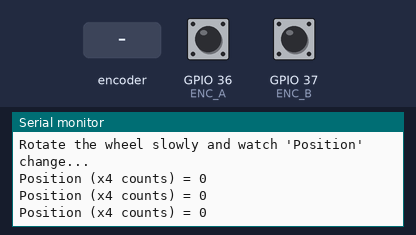
The sketch below on a simulated ESP32-S3. Parts: the last lines printed to the serial monitor. The test bench sets the inputs (shaded band); at power-on: GPIO 36 (ENC_A) HIGH, GPIO 37 (ENC_B) HIGH.

Above: at 2.2 s.
2.3 s: rotary encoder on GPIO 36 (ENC_A) / GPIO 37 (ENC_B) turned 1 step (first pin leading)
At 2.9 s:
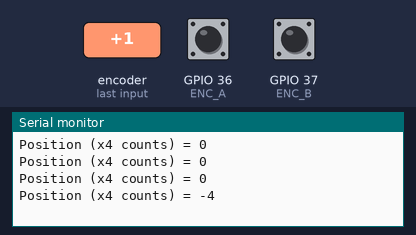
4.0 s: rotary encoder on GPIO 36 (ENC_A) / GPIO 37 (ENC_B) turned 1 step (first pin leading)
At 4.31 s:
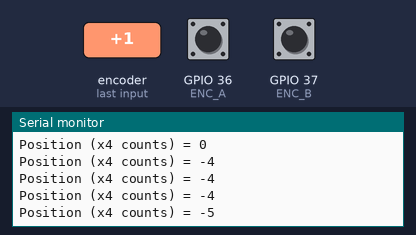
Timing chart, 0 to 7.0 s (numbered marks = the images above; inputs shaded):
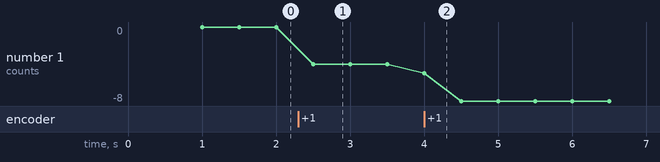

The sketch:

test_encoder.ino
```cpp
// ======================= 2-Channel Encoder Test (ESP32-S3) =======================
// Channel A → GPIO16
// Channel B → GPIO17

#define ENC_A 36   // قناة A
#define ENC_B 37   // قناة B

volatile long position = 0;   // العداد الكلي (x4 counts)

// دالة تحديث العداد عند تغير A
void IRAM_ATTR updateA() {
  bool A = digitalRead(ENC_A);
  bool B = digitalRead(ENC_B);

  if (A == B)
    position++;
  else
    position--;
}

// دالة تحديث العداد عند تغير B
void IRAM_ATTR updateB() {
  bool A = digitalRead(ENC_A);
  bool B = digitalRead(ENC_B);

  if (A != B)
    position++;
  else
    position--;
}

void setup() {
  Serial.begin(115200);
  delay(1000);

  // إعداد القنوات A و B
  pinMode(ENC_A, INPUT_PULLUP);
  pinMode(ENC_B, INPUT_PULLUP);

  // ربط الـ interrupts على التغيّر في A و B
  attachInterrupt(digitalPinToInterrupt(ENC_A), updateA, CHANGE);
  attachInterrupt(digitalPinToInterrupt(ENC_B), updateB, CHANGE);

  Serial.println("\n[ENC TEST] Start counting 2-channel encoder on ESP32-S3...");
  Serial.println("Rotate the wheel slowly and watch 'Position' change...");
}

void loop() {
  static unsigned long lastTime = 0;
  unsigned long now = millis();

  if (now - lastTime >= 500) {   // كل نصف ثانية نطبع القيمة
    lastTime = now;

    noInterrupts();
    long pos = position;   // Snapshot آمن من العداد
    interrupts();

    Serial.print("Position (x4 counts) = ");
    Serial.println(pos);
  }
}
```

Measured:
- after the input at 2.3 s, the serial monitor: prints a new line after 0.20 s (image 1)
- after the input at 4.0 s, the serial monitor: prints a new line at once (image 2)
- plotted number 1: 0 → -4 after the input at 2.3 s, -4 → -8 after the input at 4.0 s
